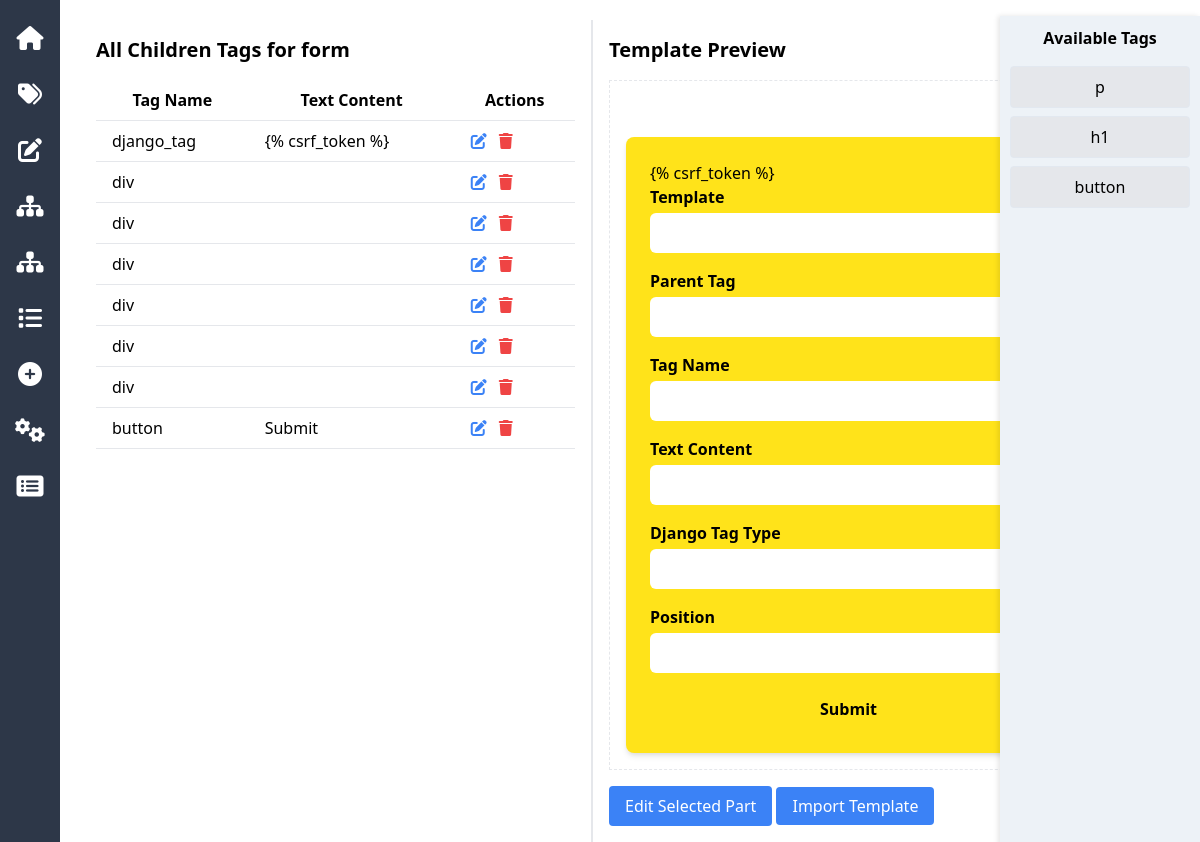
Page /idd/template/8/view-all-children/?tag_id=182 on the committed database.
### idd/models.py (models this page shows, shortened)
class Tag(models.Model):
    template = models.ForeignKey(Template, related_name='tags', on_delete=models.CASCADE)
    parent_tag = models.ForeignKey('self', related_name='children', null=True, blank=True, on_delete=models.CASCADE)
    tag_name = models.CharField(max_length=50)
    text_content = models.TextField(blank=True)
    classes = models.ManyToManyField('Class', related_name='tags', through='TagClass')
    django_tag_type = models.CharField(
        max_length=50,
        blank=True,
        null=True,
        choices=[
            ('csrf_token', 'CSRF Token'),
            ('for', 'For Loop'),
            ('endfor', 'End For Loop'),
            ('if', 'If Condition'),
            ('endif', 'End If Condition'),
            ('block', 'Block Tag'),
            ('endblock', 'End Block Tag'),
            ('extends', 'Extends Tag'),
        ]
    )
    position = models.PositiveIntegerField(default=0)
    class Meta:
        unique_together = ('position', 'parent_tag')

### idd/views.py (the view)
# urls.py: path('template/<int:template_id>/view-all-children/', view_all_children, name='view_all_children'),
def view_all_children(request, template_id):
    tag_id = request.GET.get('tag_id')
    parent_tag = get_object_or_404(Tag, id=tag_id)
    children_tags = Tag.objects.filter(parent_tag=parent_tag)
    data = get_common_data(template_id, tag_id)
    data.update({
        'children_tags': children_tags
    })
    return render_with_context(request, 'view_all_children.html', data)

### idd/views.py (called while the page is built)
def render_with_context(request, template_name, context=None, additional_data=None):
    if context is None:
        context = {}
    if additional_data:
        context.update(additional_data)
    return render(request, template_name, context)

def get_common_data(template_id, tag_id=None):
    template = get_object_or_404(Template, id=template_id)
    tag = get_object_or_404(Tag, id=tag_id) if tag_id else None
    html_structure = generate_template_by_id(template_id)
    return {
        'template': template,
        'tag': tag,
        'html_structure': html_structure
    }

### idd/templates/view_all_children.html
{% extends 'base_template.html' %}
{% block content %}
<div class="mb-4">
    <h2 class="text-xl font-bold mb-4">All Children Tags for {{ tag.tag_name }}</h2>
    <table class="min-w-full bg-white">
        <thead>
            <tr>
                <th class="py-2 px-4 border-b">Tag Name</th>
                <th class="py-2 px-4 border-b">Text Content</th>
                <th class="py-2 px-4 border-b">Actions</th>
            </tr>
        </thead>
        <tbody>
            {% for tag in children_tags %}
            <tr>
                <td class="py-2 px-4 border-b">{{ tag.tag_name }}</td>
                <td class="py-2 px-4 border-b">{{ tag.text_content }}</td>
                <td class="py-2 px-4 border-b">
                    <a href="{% url 'view_all_children' template.id %}?tag_id={{ tag.id }}" class="text-blue-500 hover:text-blue-700 mr-2">
                        <i class="fas fa-edit"></i>
                    </a>
                    <a href="{% url 'delete_tag' template.id %}?tag_id={{ tag.id }}" class="text-red-500 hover:text-red-700">
                        <i class="fas fa-trash"></i>
                    </a>
                </td>
            </tr>
            {% endfor %}
        </tbody>
    </table>
</div>
{% endblock %}

### idd/templates/base_template.html (shortened to what this page needs)
<!DOCTYPE html>
<html lang="en">
<head>
    {% load static %}
    <link rel="stylesheet" href="{% static 'js/main.js' %}">
    <link href="https://cdn.jsdelivr.net/npm/tailwindcss@2.0.0/dist/tailwind.min.css" rel="stylesheet">
    <link href="https://cdnjs.cloudflare.com/ajax/libs/font-awesome/6.0.0-beta3/css/all.min.css" rel="stylesheet">
</head>
<body>
    <div class="sidebar">
        <a href="{% url 'template_list' %}" data-tooltip="Home"><i class="fas fa-home"></i></a>
        <a href="{% url 'add_child_tag' template.id %}?tag_id={{tag.id}}" data-tooltip="Add Child Tag"><i class="fas fa-tags"></i></a>
        <a href="{% url 'edit_tag' template.id %}?tag_id={{tag.id}}" data-tooltip="Edit Tag"><i class="fas fa-edit"></i></a>
        <a href="{% url 'view_all_children' template.id %}?tag_id={{tag.id}}" data-tooltip="All Children Tags"><i class="fas fa-sitemap"></i></a>
        <a href="{% url 'view_all_siblings' template.id %}?tag_id={{tag.id}}" data-tooltip="All Sibling Tags"><i class="fas fa-sitemap"></i></a>
        <a href="{% url 'view_all_classes' template.id %}?tag_id={{tag.id}}" data-tooltip="All Classes"><i class="fas fa-list"></i></a>
        <a href="{% url 'add_class' template.id %}?tag_id={{tag.id}}" data-tooltip="Add Class"><i class="fas fa-plus-circle"></i></a>
        <a href="{% url 'add_attribute' template.id %}?tag_id={{tag.id}}" data-tooltip="Add Attribute"><i class="fas fa-cogs"></i></a>
        <a href="{% url 'view_all_attributes' template.id %}?tag_id={{tag.id}}" data-tooltip="All Attributes"><i class="fas fa-list-alt"></i></a>
    </div>
    <div class="container mx-auto mt-5 ml-20">
        <div class="flex">
            <div class="w-1/2 p-4 border-r">
                {% block content %}
                {% endblock %}
            </div>
            <div class="w-1/2 p-4 border-l">
                <h2 class="text-xl font-bold mb-4">Template Preview</h2>
                <div id="templatePreview" class="border p-4 droppable overflow-auto">
                    {{ html_structure|safe }}
                </div>
                <button id="editSelectedPart" class="bg-blue-500 text-white px-4 py-2 rounded mt-4">Edit Selected Part</button>
                <a href="{% url 'templates_gallery' %}?parent_id={{ tag.template.id }}" class="bg-blue-500 text-white px-4 py-2 rounded mt-4">Import Template</a>
            </div>
        </div>
    </div>
    <div class="tag-list mt-4">
        <h3 class="font-bold text-center mb-4">Available Tags</h3>
        <div id="tag-p" class="tag-item draggable bg-gray-200 hover:bg-gray-300 p-2 rounded mb-2 cursor-move" draggable="true">p</div>
        <div id="tag-h1" class="tag-item draggable bg-gray-200 hover:bg-gray-300 p-2 rounded mb-2 cursor-move" draggable="true">h1</div>
        <div id="tag-button" class="tag-item draggable bg-gray-200 hover:bg-gray-300 p-2 rounded mb-2 cursor-move" draggable="true">button</div>
    </div>
</body>
</html>

### idd/templates/base_template.html (style rules this page uses)
.sidebar { position: fixed; left: 0; top: 0; height: 100%; width: 60px; background-color: #2d3748; color: white; display: flex; flex-direction: column; align-items: center; padding-top: 20px; }
.sidebar a { margin-bottom: 20px; color: white; font-size: 24px; text-align: center; position: relative; }
.draggable { cursor: grab; }
.droppable { border: 2px dashed #4a5568; padding: 10px; min-height: 100px; }
.tag-list { position: fixed; right: 0; top: 0; height: 100%; width: 200px; background-color: #edf2f7; padding: 10px; overflow-y: auto; box-shadow: -2px 0 5px rgba(0, 0, 0, 0.1); }
.tag-item { background-color: #f7fafc; border: 1px solid #e2e8f0; margin-bottom: 10px; padding: 5px; text-align: center; cursor: grab; }
.tag-item { transition: background-color 0.2s ease; cursor: move; }
.droppable { position: relative; min-height: 200px; border: 2px dashed #e5e7eb; transition: border 0.3s ease-in-out; }

### rows in the picture
Tag: tag_name "form"
Tag: tag_name "django_tag", text_content "{% csrf_token %}"
Tag: tag_name "div"
Tag: tag_name "div"
Tag: tag_name "div"
Tag: tag_name "div"
Tag: tag_name "div"
Tag: tag_name "div"
Tag: tag_name "button", text_content "Submit"
